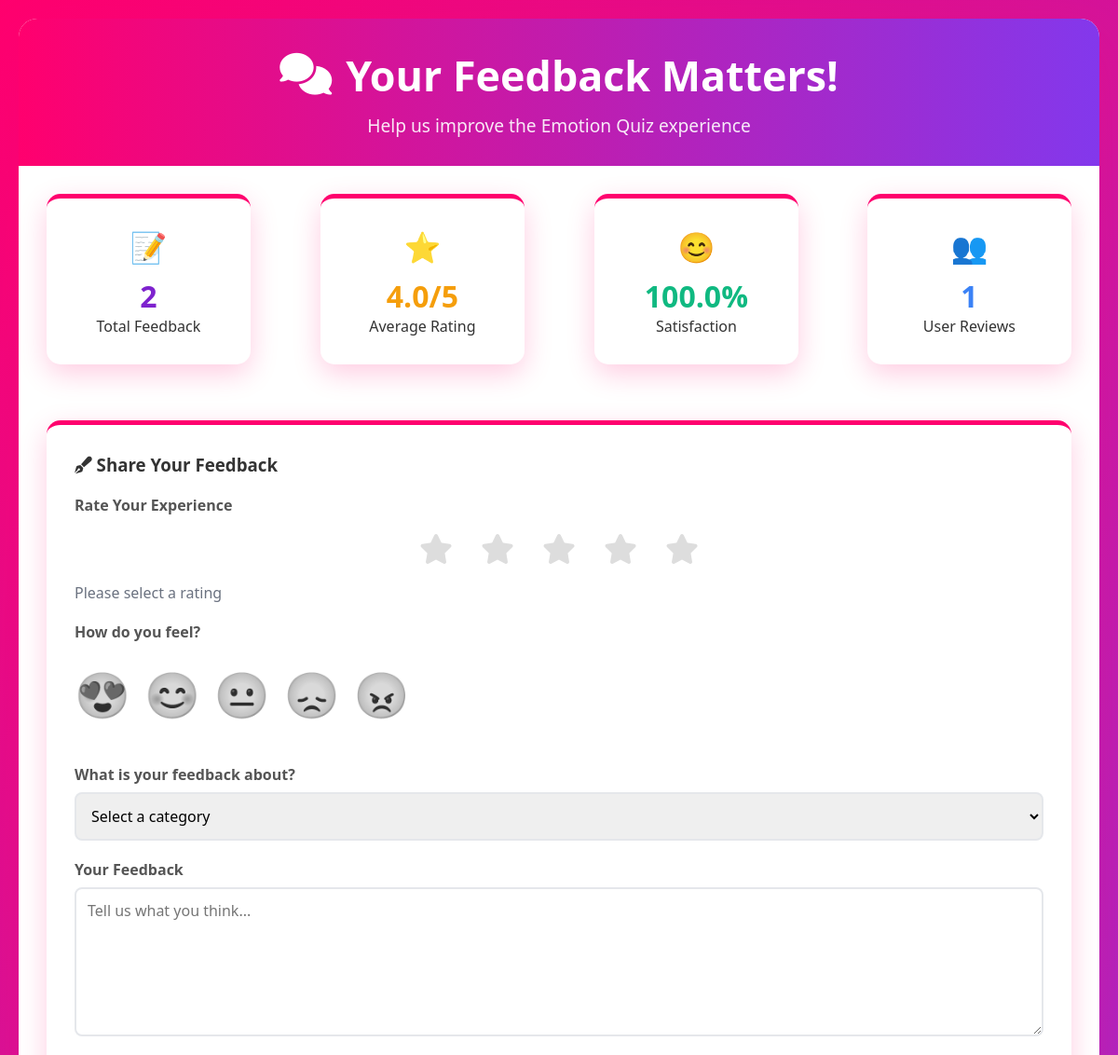
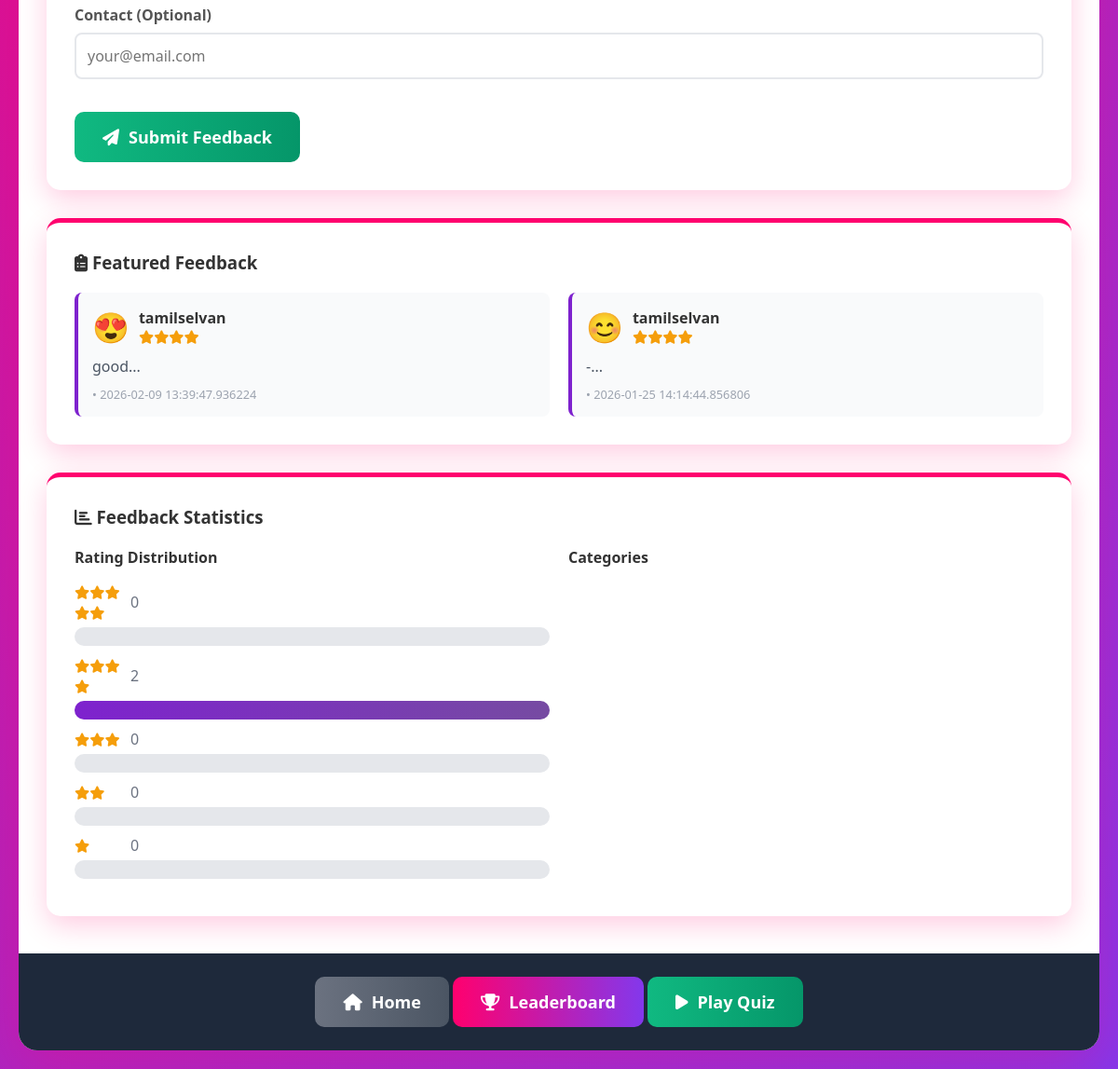
Before: /feedback (signed in) with the older database file (2 pictures, top to bottom).
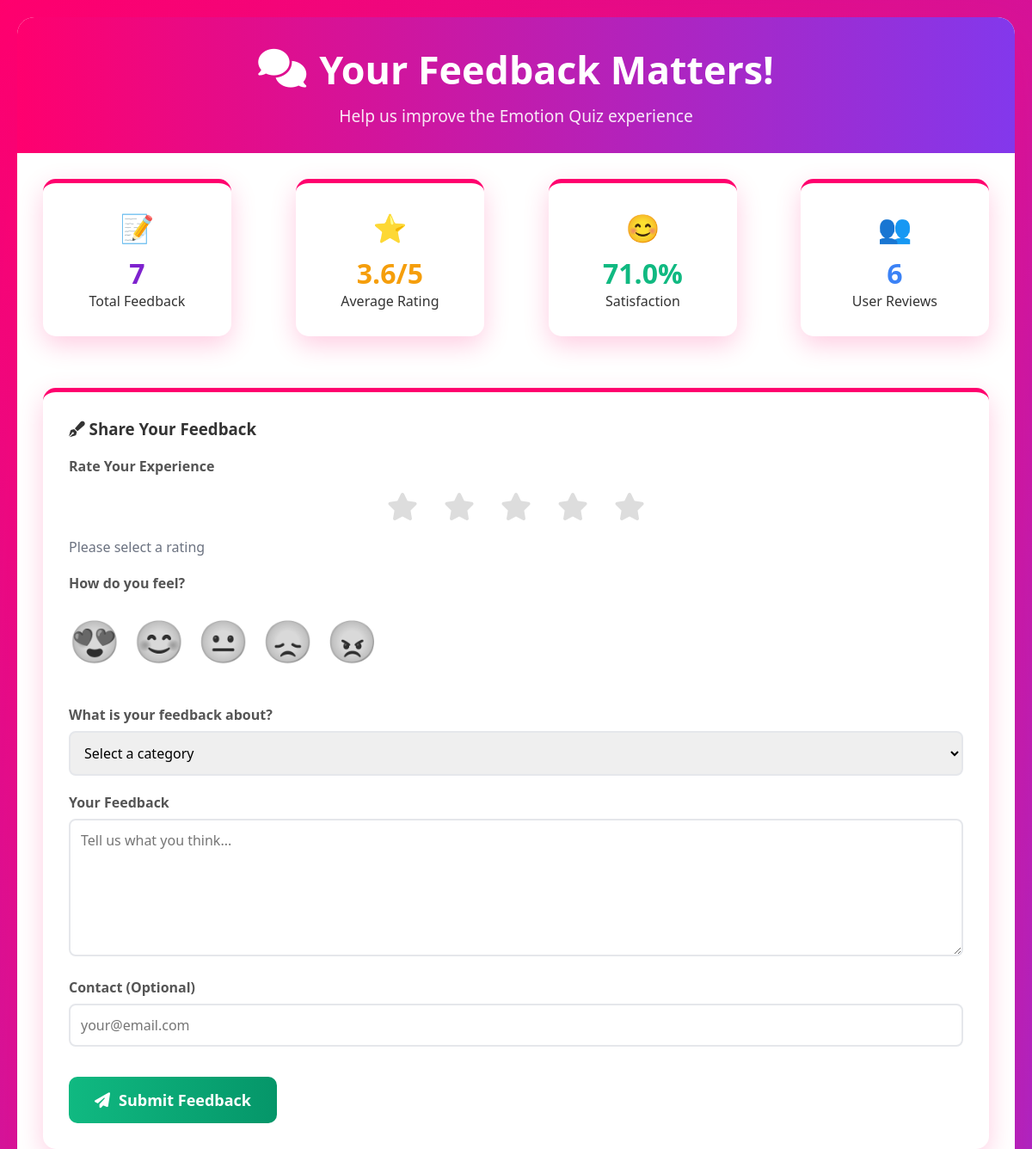
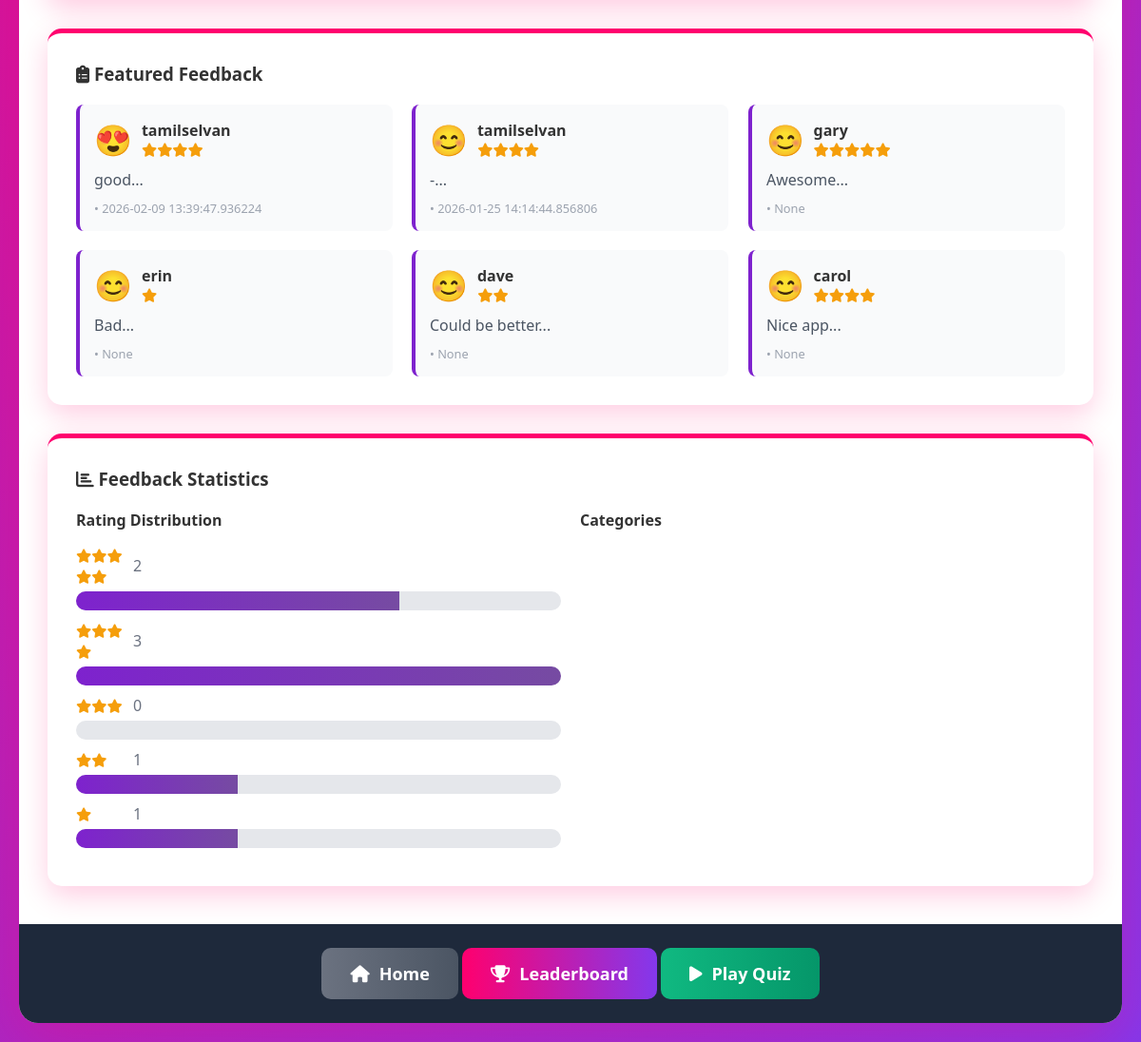
After: the same page with the newer database file (2 pictures, top to bottom).
### tables this page shows
CREATE TABLE feedback (
	id INTEGER NOT NULL, 
	user_id INTEGER NOT NULL, 
	username VARCHAR(80) NOT NULL, 
	rating INTEGER NOT NULL, 
	comments TEXT, 
	emoji_reaction VARCHAR(10), 
	camera_experience VARCHAR(50), 
	created_at DATETIME, category TEXT, 
	PRIMARY KEY (id), 
	FOREIGN KEY(user_id) REFERENCES users (id)
);

### app.py (the view)
@app.route('/feedback')
def feedback():
    if 'user_id' not in session:
        return redirect(url_for('home'))
    conn = get_db()
    cur = conn.execute("SELECT user_id, rating FROM feedback")
    rows = cur.fetchall()
    conn.close()
    total_feedback = len(rows)
    avg_rating = sum(r['rating'] for r in rows) / total_feedback if total_feedback > 0 else 0
    satisfied = sum(1 for r in rows if r['rating'] >= 4)
    satisfaction_rate = (satisfied / total_feedback * 100) if total_feedback > 0 else 0
    unique_users = len(set(r['user_id'] for r in rows))
    rating_counts = {i:0 for i in range(1,6)}
    for r in rows:
        rating_counts[r['rating']] = rating_counts.get(r['rating'], 0) + 1
    max_feedback_count = max(rating_counts.values()) if rating_counts else 0
    recent = []
    conn = get_db()
    cur = conn.execute("SELECT username, rating, comments, emoji_reaction, camera_experience, created_at FROM feedback ORDER BY created_at DESC LIMIT 6")
    recrows = cur.fetchall()
    conn.close()
    for r in recrows:
        recent.append({
            'username': r['username'],
            'rating': r['rating'],
            'feedback': r['comments'],
            'emotion': r['emoji_reaction'] if 'emoji_reaction' in r.keys() else '',
            'category': r['category'] if 'category' in r.keys() else '',
            'date': r['created_at']
        })
    category_counts = {}
    return render_template('feedback.html',
                         username=session['username'],
                         total_feedback=total_feedback,
                         avg_rating=round(avg_rating,1),
                         satisfaction_rate=round(satisfaction_rate,0),
                         unique_users=unique_users,
                         recent_feedback=recent,
                         rating_counts=rating_counts,
                         max_feedback_count=max_feedback_count,
                         category_counts=category_counts)

### app.py (called while the page is built)
def get_db():
    conn = sqlite3.connect(DATABASE)
    conn.row_factory = sqlite3.Row
    return conn

### templates/feedback.html (shortened to what this page needs)
<!DOCTYPE html>
<html lang="en">
<head>
    <link rel="stylesheet" href="{{ url_for('static', filename='style.css') }}">
    <link rel="stylesheet" href="https://cdnjs.cloudflare.com/ajax/libs/font-awesome/6.4.0/css/all.min.css">
</head>
<body>
    <div class="container">
        <header class="header swing slide-down">
            <h1><i class="fas fa-comments bounce"></i> Your Feedback Matters!</h1>
            <p>Help us improve the Emotion Quiz experience</p>
        </header>
        <div class="feedback-container">
            <div style="display: grid; grid-template-columns: repeat(auto-fit, minmax(150px, 1fr)); gap: 15px; margin-bottom: 30px;">
                <div class="card pulse card-entrance stagger-1" style="animation-delay: 0.1s; text-align: center;">
                    <div style="font-size: 2rem; margin-bottom: 10px;">📝</div>
                    <div style="font-size: 2rem; font-weight: bold; color: #7e22ce;">{{ total_feedback }}</div>
                    <p>Total Feedback</p>
                </div>
                <div class="card pulse card-entrance stagger-2" style="animation-delay: 0.2s; text-align: center;">
                    <div style="font-size: 2rem; margin-bottom: 10px;">⭐</div>
                    <div style="font-size: 2rem; font-weight: bold; color: #f59e0b;">{{ avg_rating }}/5</div>
                    <p>Average Rating</p>
                </div>
                <div class="card pulse card-entrance stagger-3" style="animation-delay: 0.3s; text-align: center;">
                    <div style="font-size: 2rem; margin-bottom: 10px;">😊</div>
                    <div style="font-size: 2rem; font-weight: bold; color: #10b981;">{{ satisfaction_rate }}%</div>
                    <p>Satisfaction</p>
                </div>
                <div class="card pulse card-entrance stagger-4" style="animation-delay: 0.4s; text-align: center;">
                    <div style="font-size: 2rem; margin-bottom: 10px;">👥</div>
                    <div style="font-size: 2rem; font-weight: bold; color: #3b82f6;">{{ unique_users }}</div>
                    <p>User Reviews</p>
                </div>
            </div>
            <div class="card card-entrance slide-up stagger-2" style="animation-delay: 0.5s;">
                <h3><i class="fas fa-pen-fancy"></i> Share Your Feedback</h3>
                <form id="feedbackForm" style="margin-top: 20px;">
                    <div class="form-group">
                        <label for="rating">Rate Your Experience</label>
                        <div class="rating-container">
                            <div class="star-rating" id="starRating">
                                {% for i in range(1, 6) %}
                                <i class="fas fa-star star" data-rating="{{ i }}" style="font-size: 2rem; color: #ddd; cursor: pointer; margin: 0 10px; transition: 0.2s; animation: bounce 0.5s ease-in-out {{ i * 0.1 }}s;"></i>
                                {% endfor %}
                            </div>
                            <p id="ratingText" style="margin-top: 10px; color: #6b7280;">Please select a rating</p>
                        </div>
                    </div>
                    <div class="form-group">
                        <label>How do you feel?</label>
                        <div style="display: flex; gap: 15px; flex-wrap: wrap; padding: 15px 0;">
                            {% for emoji, value in [('😍', 'love'), ('😊', 'happy'), ('😐', 'neutral'), ('😞', 'sad'), ('😠', 'angry')] %}
                            <div class="emotion-button bounce" style="animation-delay: {{ loop.index * 0.1 }}s;">
                                <label for="emoji-{{ value }}" style="font-size: 3rem; cursor: pointer; transition: 0.3s; filter: grayscale(100%);">
                                    {{ emoji }}
                                </label>
                            </div>
                            {% endfor %}
                        </div>
                    </div>
                    <div class="form-group">
                        <label for="category">What is your feedback about?</label>
                        <select id="category" name="category" required style="width: 100%; padding: 12px; border: 2px solid #e5e7eb; border-radius: 8px; font-size: 1rem;">
                            <option value="">Select a category</option>
                        </select>
                    </div>
                    <div class="form-group">
                        <label for="feedback">Your Feedback</label>
                        <textarea id="feedback" name="feedback" rows="6" placeholder="Tell us what you think..." required style="width: 100%; padding: 12px; border: 2px solid #e5e7eb; border-radius: 8px; font-size: 1rem; font-family: inherit;"></textarea>
                    </div>
                    <div class="form-group">
                        <label for="contact">Contact (Optional)</label>
                        <input type="email" id="contact" name="contact" placeholder="your@email.com" style="width: 100%; padding: 12px; border: 2px solid #e5e7eb; border-radius: 8px; font-size: 1rem;">
                    </div>
                    <button type="submit" class="btn btn-success btn-lg swing" style="animation-delay: 0.1s; margin-top: 15px;">
                        <i class="fas fa-paper-plane"></i> Submit Feedback
                    </button>
                </form>
            </div>
            <div class="card card-entrance slide-left stagger-3" style="animation-delay: 0.6s;">
                <h3><i class="fas fa-clipboard-list bounce"></i> Featured Feedback</h3>
                <div style="display: grid; grid-template-columns: repeat(auto-fit, minmax(280px, 1fr)); gap: 20px; margin-top: 20px;">
                    {% for fb in recent_feedback[:6] %}
                    <div class="bounce-in stagger-{{ loop.index }}" style="animation-delay: {{ 0.1 * loop.index }}s; padding: 15px; background: #f9fafb; border-radius: 8px; border-left: 4px solid #7e22ce;">
                        <div style="display: flex; align-items: center; gap: 10px; margin-bottom: 10px;">
                            <div style="font-size: 2rem;">
                                {% if fb.emotion == 'love' %}😍
                                {% elif fb.emotion == 'happy' %}😊
                                {% elif fb.emotion == 'neutral' %}😐
                                {% elif fb.emotion == 'sad' %}😞
                                {% elif fb.emotion == 'angry' %}😠
                                {% else %}😊{% endif %}
                            </div>
                            <div>
                                <div style="font-weight: bold;">{{ fb.username }}</div>
                                <div style="font-size: 0.9rem; color: #6b7280;">
                                    {% for i in range(fb.rating) %}<i class="fas fa-star" style="color: #f59e0b;"></i>{% endfor %}
                                </div>
                            </div>
                        </div>
                        <p style="margin: 10px 0; color: #4b5563;">{{ fb.feedback[:120] }}...</p>
                        <div style="font-size: 0.8rem; color: #9ca3af;">{{ fb.category|capitalize }} • {{ fb.date }}</div>
                    </div>
                    {% endfor %}
                </div>
            </div>
            <div class="card card-entrance" style="animation-delay: 0.7s;">
                <h3><i class="fas fa-chart-bar"></i> Feedback Statistics</h3>
                <div style="display: grid; grid-template-columns: repeat(auto-fit, minmax(250px, 1fr)); gap: 20px; margin-top: 20px;">
                    <div class="chart-container bounce-in" style="animation-delay: 0.2s;">
                        <h4>Rating Distribution</h4>
                        <div style="margin-top: 15px;">
                            {% for rating in range(5, 0, -1) %}
                            <div style="margin-bottom: 10px;">
                                <div style="display: flex; align-items: center; gap: 10px; margin-bottom: 5px;">
                                    <span style="width: 50px;">
                                        {% for i in range(rating) %}<i class="fas fa-star" style="color: #f59e0b; font-size: 0.9rem;"></i>{% endfor %}
                                    </span>
                                    <span style="color: #6b7280;">{{ rating_counts[rating] }}</span>
                                </div>
                                <div style="background: #e5e7eb; height: 20px; border-radius: 10px; overflow: hidden;">
                                    <div style="background: linear-gradient(90deg, #7e22ce, #764ba2); height: 100%; width: {{ (rating_counts[rating] / max_feedback_count) * 100 }}%; transition: width 0.3s ease;"></div>
                                </div>
                            </div>
                            {% endfor %}
                        </div>
                    </div>
                    <div class="chart-container bounce-in" style="animation-delay: 0.3s;">
                        <h4>Categories</h4>
                    </div>
                </div>
            </div>
        </div>
        <footer class="footer">
            <a href="/" class="btn btn-secondary">
                <i class="fas fa-home"></i> Home
            </a>
            <a href="/leaderboard" class="btn">
                <i class="fas fa-trophy"></i> Leaderboard
            </a>
            <a href="/quiz" class="btn btn-success">
                <i class="fas fa-play"></i> Play Quiz
            </a>
        </footer>
    </div>
</body>
</html>

### static/style.css (style rules this page uses)
* { margin: 0; padding: 0; box-sizing: border-box; font-family: 'Segoe UI', Tahoma, Geneva, Verdana, sans-serif; }
body { background: linear-gradient(135deg, #ff006e 0%, #8338ec 100%); min-height: 100vh; padding: 20px; color: #333; }
.container { max-width: 1200px; margin: 0 auto; background: white; border-radius: 20px; box-shadow: 0 20px 60px rgba(255, 0, 110, 0.3); overflow: hidden; }
.header { background: linear-gradient(90deg, #ff006e, #8338ec); color: white; padding: 30px; text-align: center; position: relative; }
.header h1 { font-size: 2.8rem; margin-bottom: 10px; display: flex; align-items: center; justify-content: center; gap: 15px; }
.header p { font-size: 1.2rem; opacity: 0.9; max-width: 800px; margin: 0 auto; }
.card { background: white; padding: 30px; margin: 30px; border-radius: 15px; box-shadow: 0 10px 30px rgba(255, 0, 110, 0.2); border-top: 5px solid #ff006e; }
.form-group { margin-bottom: 20px; }
.form-group label { display: block; margin-bottom: 8px; color: #555; font-weight: 600; display: flex; align-items: center; gap: 8px; }
.form-group input { width: 100%; padding: 12px 15px; border: 2px solid #ddd; border-radius: 8px; font-size: 16px; transition: border 0.3s; }
.btn { background: linear-gradient(90deg, #ff006e, #8338ec); color: white; border: none; padding: 15px 30px; font-size: 18px; border-radius: 10px; cursor: pointer; transition: all 0.3s; display: inline-flex; align-items: center; justify-content: center; gap: 10px; font-weight: 600; text-decoration: none; }
.btn-secondary { background: linear-gradient(90deg, #6b7280, #4b5563); }
.btn-success { background: linear-gradient(90deg, #10b981, #059669); }
.footer { background: #1e293b; color: white; text-align: center; padding: 25px; margin-top: 40px; }
.pulse { animation: pulse 2s infinite; }
.bounce { animation: bounce 0.5s ease infinite alternate; }
.star-rating { display: flex; justify-content: center; gap: 10px; margin: 20px 0; }
.star { font-size: 2.5rem; color: #ddd; cursor: pointer; transition: all 0.3s; }
.slide-down { animation: slideDown 0.8s ease-out; }
.slide-left { animation: slideLeft 0.8s ease-out; }
.card-entrance { animation: cardEntrance 0.8s ease-out; }
.bounce-in { animation: bounceIn 0.6s ease-out; }
.swing { animation: swing 0.6s ease-in-out; }
.stagger-1 { animation-delay: 0.1s !important; }
.stagger-2 { animation-delay: 0.2s !important; }
.stagger-3 { animation-delay: 0.3s !important; }
.stagger-4 { animation-delay: 0.4s !important; }
.stagger-5 { animation-delay: 0.5s !important; }
.stagger-6 { animation-delay: 0.6s !important; }
.slide-left { animation: slideInLeft 0.6s ease-out; }
.slide-down { animation: slideInDown 0.6s ease-out; }
.slide-up { animation: slideInUp 0.6s ease-out; }
.swing { animation: swing 1s ease-in-out infinite; }
.stagger-1 { animation-delay: 0.1s; }
.stagger-2 { animation-delay: 0.2s; }
.stagger-3 { animation-delay: 0.3s; }
.stagger-4 { animation-delay: 0.4s; }
.stagger-5 { animation-delay: 0.5s; }
.card-entrance { animation: bounceInDown 0.6s ease-out; }

Changed rows visible on the page:
added feedback: username "gary", rating 5 (drawn), comments "Awesome", date "None"
added feedback: username "erin", rating 1 (drawn), comments "Bad", date "None"
added feedback: username "dave", rating 2 (drawn), comments "Could be better", date "None"
added feedback: username "carol", rating 4 (drawn), comments "Nice app", date "None"
Other visible differences:
{{ total_feedback }}: "2" → "7"
{{ avg_rating }}: "4.0" → "3.6"
{{ satisfaction_rate }}: "100.0" → "71.0"
{{ unique_users }}: "1" → "6"
{{ (rating_counts[rating] / max_feedback_count) * 100 }}: 100.0 → 66.66666666666666 (drawn)
new list line: "3"
new list line: "1"
list line gone: "0"
